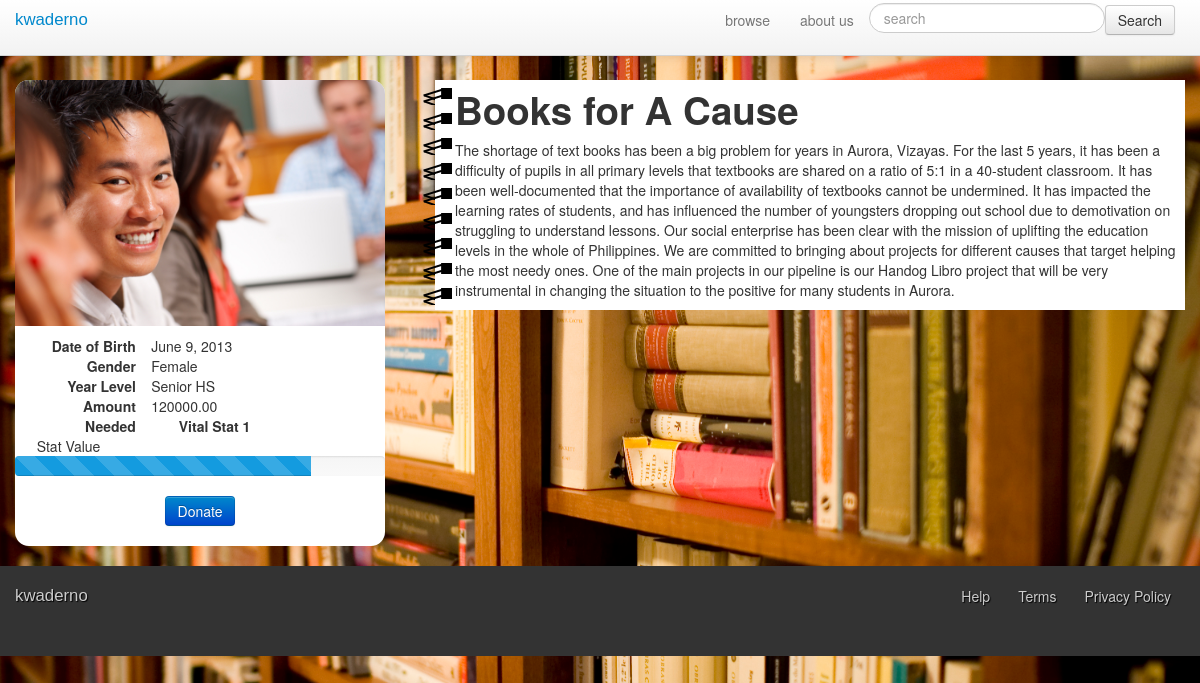
Page /angel/1/ on the committed database.
### angel/models.py (models this page shows, shortened)
class Student(models.Model):
  first_name = models.CharField(max_length=50);
  middle_name = models.CharField(max_length=50);
  last_name = models.CharField(max_length=50);
  date_of_birth = models.DateField();
  gender = models.ForeignKey(Gender);
  image = models.ImageField(max_length=255, upload_to='media', null=True);
  amount_needed = models.DecimalField(default=0.0,max_digits=9, \
                                      decimal_places=2);
  story = models.ForeignKey(Story);
  c_year_level = models.ForeignKey(YearLevel);
  last_upd_dt = models.DateTimeField(auto_now=True);

class Gender(models.Model):
  GENDER = (('M', 'Male'),('F','Female'));
  gender = models.CharField(max_length=1,choices=GENDER,default='M');
  def get_desc(self):
    return dict(self.GENDER)[self.gender];

class YearLevel(models.Model):
  YEAR_IN_SCHOOL = (('1','Nursery'),('2','Kinder 1'),('3','Kinder 2'),\
        ('4','Grade 1'),('5','Grade 2'),('6','Grade 3'),\
        ('7','Grade 4'),('8','Grade 5'),('9','Grade 6'),('10','Freshman HS'),\
        ('11','Sophomore HS'),('11','Junior HS'),('13','Senior HS'),\
        ('14','Freshman College'),('15','Sophomore College'),\
        ('16','Junior College'),('17','Senior College'));
  year_in_school = models.CharField(max_length=2,choices=YEAR_IN_SCHOOL,\
                                    default=0);
  def get_desc(self):
    return dict(self.YEAR_IN_SCHOOL)[self.year_in_school];

class Story(models.Model):
  title = models.CharField(max_length=50);
  text = models.CharField(max_length=4000);
  create_dt = models.DateTimeField(auto_now_add=True);
  last_upd_dt = models.DateTimeField(auto_now=True);

### angel/views.py (the view)
# urls.py: url(r'^(?P<student_id>\d+)/$', views.detail, name='detail'),
def detail(request, student_id):
  return render_to_response('angel/profile.html', {"student" : Student.objects.filter(pk=student_id)[0]})

### templates/angel/profile.html (shortened to what this page needs)
{% extends "base.html" %}
{% load staticfiles %}
{% block body_class %}profile-page {% endblock %}
{% block body %}
  <div class="container main">
    <div class="row-fluid">
      <section class="span4 fixed basic-info">
        <div class="container">
          <div class="thumb">
            <img src="{{student.image.url}}">
          </div>
          <dl class="clearfix list">
            <dt>
              Date of Birth
            </dt>
            <dd>
              {{student.date_of_birth}}
            </dd>
            <dt>
              Gender
            </dt>
            <dd>
              {{student.gender.get_desc}}
            </dd>
            <dt>
              Year Level
            </dt>
            <dd>
              {{student.c_year_level.get_desc}}
            </dd>
            <dt>
              Amount Needed
            </dt>
            <dd>
             {{student.amount_needed}}
            </dd>
            <dt>
              Vital Stat 1
            </dt>
            <dd>
              Stat Value
            </dd>
          </dl>
          <div class="progress progress-striped">
            <div class="bar" style="width: 80%;">
            </div>
          </div>
          <input type="button" class="btn btn-primary" value="Donate">
        </div>
      </section>
      <section class="span8 more-info">
        <div class="container">
          <article>
            <h1>{{student.story.title}}</h1>
            {{student.story.text|linebreaks}}
          </article>
        </div>
      </section>
    </div>
  </div>
{% endblock %}

### static/css/main.css (style rules this page uses)
body { padding-top: 40px; }
.profile-page { background-image: url('../img/bookshelf.jpg'); background-position: middle center; background-size: 100%; background-attachment: fixed; }
.profile-page .main section { margin-top: 40px; }
.profile-page .basic-info { border-radius: 1em; text-align: center; }
.profile-page .basic-info .container { border-radius: 1em; width: auto; background-color: white; padding: 0 0 20px; }
dl.list { margin: 0 1em; }
dl.list dt { padding: 0 2.25% 0 1.25%; float: left; width: 30%; text-align: right; }
dl.list dd { padding: 0 1.25% 0 2.25%; float: left; width: 63%; text-align: left; margin: 0; }
.profile-page .more-info { margin-top: 40px; background-image: url('../img/spring.png'); background-repeat: repeat-y; background-color: transparent; padding-left: 40px; }
.profile-page .more-info .container { width: auto; background-color: white; }
.profile-page .basic-info .thumb img { border-radius: 1em 1em 0 0; }

### rows in the picture
Student: image (picture), date_of_birth "June 9, 2013", gender.get_desc "Female", c_year_level.get_desc "Senior HS", amount_needed "120000.00", story "Books for A Cause", story.text "The shortage of text books has been a big problem for years in Aurora, Vizayas. For the last 5 years, it has been a difficulty of pupils in all primary levels that textbooks are shared on a ratio of 5:1 in a 40-student classroom. It has been well-documented that the importance of availability of textbooks cannot be undermined. It has impacted the learning rates of students, and has influenced the number of youngsters dropping out school due to demotivation on struggling to understand lessons. Our social enterprise has been clear with the mission of uplifting the education levels in the whole of Philippines. We are committed to bringing about projects for different causes that target helping…"
